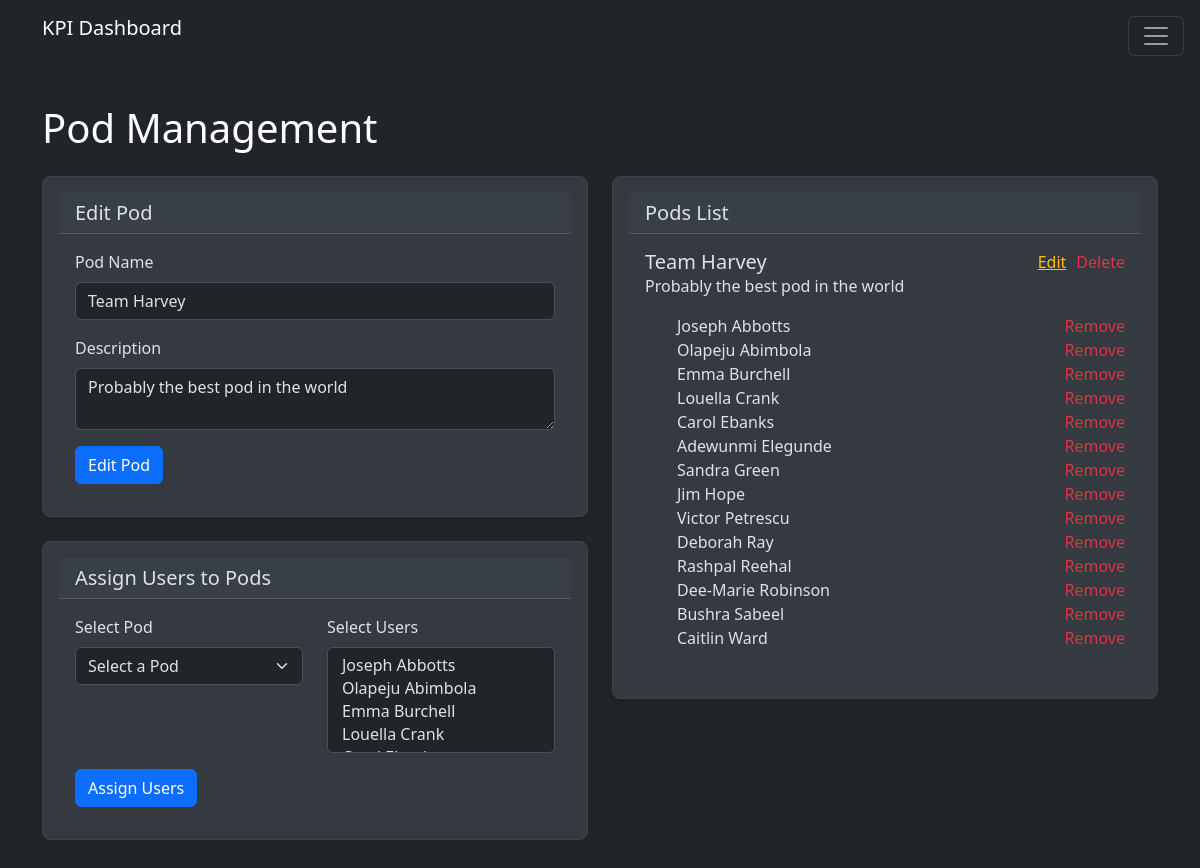
The app's page /admin/pages/pods.php?edit_id=2 with its own data.
### tables this page shows
CREATE TABLE `pods` (
  `id` int(11) NOT NULL,
  `name` varchar(100) NOT NULL,
  `description` text DEFAULT NULL,
  `created_at` timestamp NULL DEFAULT current_timestamp()
);

CREATE TABLE `users` (
  `id` int(11) NOT NULL,
  `first_name` varchar(50) NOT NULL,
  `last_name` varchar(50) NOT NULL,
  `email` varchar(100) DEFAULT NULL,
  `created_at` timestamp NULL DEFAULT current_timestamp()
);

### includes/classes/Database.php (called while the page is built, shortened)
<?php
class Database {
    private static $instance = null;
    private $connection = null;
    private function __construct() {
        try {
            $this->connection = new PDO(
                "mysql:host=" . DB_HOST . ";dbname=" . DB_NAME,
                DB_USER,
                DB_PASS,
                [PDO::ATTR_ERRMODE => PDO::ERRMODE_EXCEPTION]
            );
        } catch (PDOException $e) {
            error_log("Database Connection Error: " . $e->getMessage());
            throw new Exception("Database connection failed");
        }
    }
    public static function getInstance() {
        if (self::$instance === null) {
            self::$instance = new self();
        }
        return self::$instance;
    }
    public function query($sql, $params = []) {
        try {
            $stmt = $this->connection->prepare($sql);
            $stmt->execute($params);
            return $stmt;
        } catch (PDOException $e) {
            error_log("Query Error: " . $e->getMessage());
            throw new Exception("Database query failed");
        }
    }
}

### public/admin/pages/pods.php (the view, shortened to what this page needs)
<?php
require_once $_SERVER['DOCUMENT_ROOT'] . '/public/admin/includes/header.php';
$db = Database::getInstance();
try {
    $pods = $db->query("SELECT * FROM pods ORDER BY name")->fetchAll(PDO::FETCH_ASSOC);
} catch (PDOException $e) {
    error_log("Database error: " . $e->getMessage());
    die("Database error occurred. Please contact administrator.");
}
$users = $db->query("SELECT * FROM users ORDER BY last_name")->fetchAll(PDO::FETCH_ASSOC);
$podName = '';
$podDescription = '';
$action = 'Add Pod';
if (isset($_GET['edit_id'])) {
    $editId = intval($_GET['edit_id']);
    $pod = $db->query("SELECT * FROM pods WHERE id = ?", [$editId])->fetch(PDO::FETCH_ASSOC);
    if ($pod) {
        $podName = htmlspecialchars($pod['name'] ?? '');
        $podDescription = htmlspecialchars($pod['description'] ?? '');
        $action = 'Edit Pod';
    }
}
?>
<div class="container py-5">
    <h1 class="mb-4">Pod Management</h1>
    <div class="row">
        <div class="col-md-6">
            <div class="card mb-4">
                <div class="card-header">
                    <h2 class="h5 mb-0"><?php echo $action; ?></h2>
                </div>
                <div class="card-body">
                    <form method="POST" action="functions.php" id="podForm">
                        <div class="mb-3">
                            <label class="form-label">Pod Name</label>
                            <input type="text" name="pod_name" class="form-control" value="<?php echo $podName; ?>" required>
                        </div>
                        <div class="mb-3">
                            <label class="form-label">Description</label>
                            <textarea name="pod_description" class="form-control" required><?php echo $podDescription; ?></textarea>
                        </div>
                        <button type="submit" class="btn btn-primary"><?php echo $action; ?></button>
                    </form>
                </div>
            </div>
            <div class="card mt-4">
                <div class="card-header">
                    <h2 class="h5 mb-0">Assign Users to Pods</h2>
                </div>
                <div class="card-body">
                    <form method="POST" action="functions.php">
                        <div class="row">
                            <div class="col-md-6 mb-3">
                                <label for="podSelect" class="form-label">Select Pod</label>
                                <select name="pod_id" id="podSelect" class="form-select" required>
                                    <option value="">Select a Pod</option>
                                </select>
                            </div>
                            <div class="col-md-6 mb-3">
                                <label for="userSelect" class="form-label">Select Users</label>
                                <select name="person_ids[]" id="userSelect" class="form-select" multiple required>
                                    <?php foreach ($users as $user): ?>
                                        <option value="<?php echo $user['id']; ?>"><?php echo htmlspecialchars($user['first_name'] . ' ' . $user['last_name']); ?></option>
                                    <?php endforeach; ?>
                                </select>
                            </div>
                        </div>
                        <button type="submit" class="btn btn-primary">Assign Users</button>
                    </form>
                </div>
            </div>
        </div>
        <div class="col-md-6">
            <div class="card">
                <div class="card-header">
                    <h2 class="h5 mb-0">Pods List</h2>
                </div>
                <div class="card-body">
                    <div class="mb-3">
                        <?php foreach ($pods as $pod): ?>
                            <div class="mb-3">
                                <div style="display: flex; justify-content: space-between; align-items: center;">
                                    <h5 style="margin-bottom: 0;">
                                        <?php echo htmlspecialchars($pod['name']); ?>
                                    </h5>
                                    <div>
                                        <div class="d-flex">
                                            <a href="?edit_id=<?php echo $pod['id']; ?>" class="text-warning" style="margin-right: 10px;">Edit</a>
                                            <form method="POST" action="functions.php" style="display:inline;">
                                                <button type="submit" class="text-danger" style="background: none; border: none; padding: 0; cursor: pointer;">Delete</button>
                                            </form>
                                        </div>
                                    </div>
                                </div>
                                <p><?php echo htmlspecialchars($pod['description']); ?></p>
                                <ul>
                                    <?php
                                    $assignedUsers = $db->query("SELECT users.* FROM users
                                        JOIN pod_assignments ON users.id = pod_assignments.staff_id
                                        WHERE pod_assignments.pod_id = ?", [$pod['id']])->fetchAll(PDO::FETCH_ASSOC);
                                    foreach ($assignedUsers as $user): ?>
                                        <li style="display: flex; justify-content: space-between; align-items: center;">
                                            <?php echo htmlspecialchars($user['first_name'] . ' ' . $user['last_name']); ?>
                                            <form method="POST" action="functions.php" style="display:inline;">
                                                <button type="submit" class="text-danger" style="background: none; border: none; padding: 0; cursor: pointer;">Remove</button>
                                            </form>
                                        </li>
                                    <?php endforeach; ?>
                                </ul>
                            </div>
                        <?php endforeach; ?>
                    </div>
                </div>
            </div>
        </div>
    </div>
</div>
<?php include $_SERVER['DOCUMENT_ROOT'] . '/public/admin/includes/footer.php'; ?>

### public/css/custom.css (style rules this page uses)
body, .navbar-nav .nav-link, .offcanvas-title, .offcanvas-body, .offcanvas-body .nav-link { color: #ffffff !important; }
.card { background-color: #343a40; border: 1px solid #444; border-radius: 0.5rem; box-shadow: 0 2px 4px rgba(0,0,0,0.1); margin-bottom: 1rem; padding: 1rem; }

### records on screen
pods: pod_name "Team Harvey", pod_description "Probably the best pod in the world", name "Team Harvey", description "Probably the best pod in the world"
users: $user['id'] 27 (drawn), first_name+last_name "Joseph Abbotts"
users: $user['id'] 29 (drawn), first_name+last_name "Olapeju Abimbola"
users: $user['id'] 25 (drawn), first_name+last_name "Emma Burchell"
users: $user['id'] 28 (drawn), first_name+last_name "Louella Crank"
users: $user['id'] 21 (drawn), first_name+last_name "Carol Ebanks"
users: first_name+last_name "Adewunmi Elegunde"
users: first_name+last_name "Sandra Green"
users: first_name+last_name "Jim Hope"
users: first_name+last_name "Victor Petrescu"
users: first_name+last_name "Deborah Ray"
users: first_name+last_name "Rashpal Reehal"
users: first_name+last_name "Dee-Marie Robinson"
users: first_name+last_name "Bushra Sabeel"
users: first_name+last_name "Caitlin Ward"

### other values on screen
APP_NAME "KPI Dashboard"
$action "Edit Pod"
